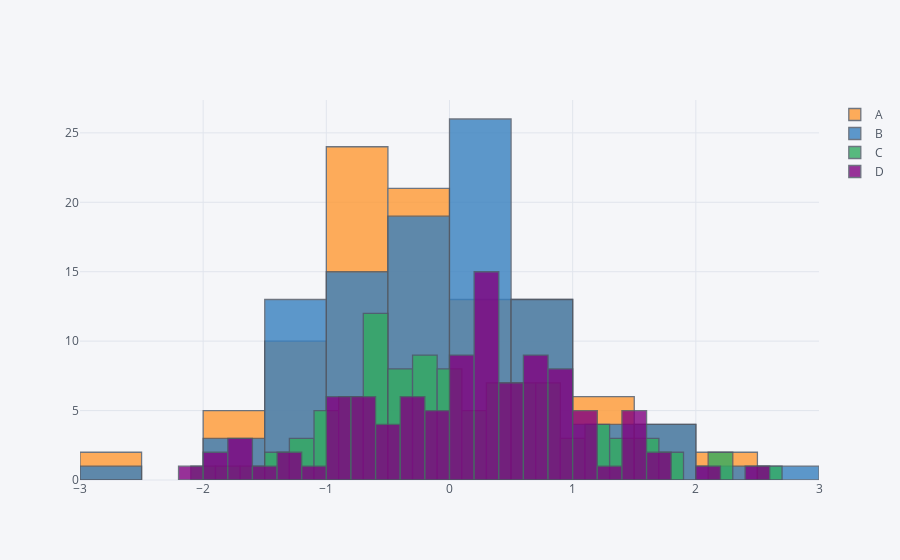

Notebook cell for this chart:
### Code cell
df.iplot(kind='hist', bins=25)
